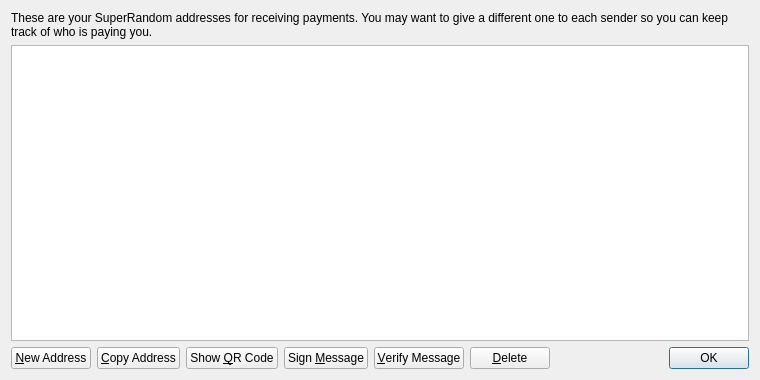
<?xml version="1.0" encoding="UTF-8"?>
<ui version="4.0">
 <class>AddressBookPage</class>
 <widget class="QWidget" name="AddressBookPage">
  <property name="geometry">
   <rect>
    <x>0</x>
    <y>0</y>
    <width>760</width>
    <height>380</height>
   </rect>
  </property>
  <property name="windowTitle">
   <string>Address Book</string>
  </property>
  <layout class="QVBoxLayout" name="verticalLayout">
   <item>
    <widget class="QLabel" name="labelExplanation">
     <property name="text">
      <string>These are your SuperRandom addresses for receiving payments. You may want to give a different one to each sender so you can keep track of who is paying you.</string>
     </property>
     <property name="textFormat">
      <enum>Qt::PlainText</enum>
     </property>
     <property name="wordWrap">
      <bool>true</bool>
     </property>
    </widget>
   </item>
   <item>
    <widget class="QTableView" name="tableView">
     <property name="contextMenuPolicy">
      <enum>Qt::CustomContextMenu</enum>
     </property>
     <property name="toolTip">
      <string>Double-click to edit address or label</string>
     </property>
     <property name="tabKeyNavigation">
      <bool>false</bool>
     </property>
     <property name="alternatingRowColors">
      <bool>true</bool>
     </property>
     <property name="selectionMode">
      <enum>QAbstractItemView::SingleSelection</enum>
     </property>
     <property name="selectionBehavior">
      <enum>QAbstractItemView::SelectRows</enum>
     </property>
     <property name="sortingEnabled">
      <bool>true</bool>
     </property>
     <attribute name="verticalHeaderVisible">
      <bool>false</bool>
     </attribute>
    </widget>
   </item>
   <item>
    <layout class="QHBoxLayout" name="horizontalLayout">
     <item>
      <widget class="QPushButton" name="newAddressButton">
       <property name="toolTip">
        <string>Create a new address</string>
       </property>
       <property name="text">
        <string>&amp;New Address</string>
       </property>
       <property name="icon">
        <iconset resource="../bitcoin.qrc">
         <normaloff>:/icons/add</normaloff>:/icons/add</iconset>
       </property>
      </widget>
     </item>
     <item>
      <widget class="QPushButton" name="copyToClipboard">
       <property name="toolTip">
        <string>Copy the currently selected address to the system clipboard</string>
       </property>
       <property name="text">
        <string>&amp;Copy Address</string>
       </property>
       <property name="icon">
        <iconset resource="../bitcoin.qrc">
         <normaloff>:/icons/editcopy</normaloff>:/icons/editcopy</iconset>
       </property>
      </widget>
     </item>
     <item>
      <widget class="QPushButton" name="showQRCode">
       <property name="text">
        <string>Show &amp;QR Code</string>
       </property>
       <property name="icon">
        <iconset resource="../bitcoin.qrc">
         <normaloff>:/icons/qrcode</normaloff>:/icons/qrcode</iconset>
       </property>
      </widget>
     </item>
     <item>
      <widget class="QPushButton" name="signMessage">
       <property name="toolTip">
        <string>Sign a message to prove you own a SuperRandom address</string>
       </property>
       <property name="text">
        <string>Sign &amp;Message</string>
       </property>
       <property name="icon">
        <iconset resource="../bitcoin.qrc">
         <normaloff>:/icons/edit</normaloff>:/icons/edit</iconset>
       </property>
      </widget>
     </item>
     <item>
      <widget class="QPushButton" name="verifyMessage">
       <property name="toolTip">
        <string>Verify a message to ensure it was signed with a specified SuperRandom address</string>
       </property>
       <property name="text">
        <string>&amp;Verify Message</string>
       </property>
       <property name="icon">
        <iconset resource="../bitcoin.qrc">
         <normaloff>:/icons/transaction_0</normaloff>:/icons/transaction_0</iconset>
       </property>
      </widget>
     </item>
     <item>
      <widget class="QPushButton" name="deleteButton">
       <property name="toolTip">
        <string>Delete the currently selected address from the list</string>
       </property>
       <property name="text">
        <string>&amp;Delete</string>
       </property>
       <property name="icon">
        <iconset resource="../bitcoin.qrc">
         <normaloff>:/icons/remove</normaloff>:/icons/remove</iconset>
       </property>
      </widget>
     </item>
     <item>
      <spacer name="horizontalSpacer">
       <property name="orientation">
        <enum>Qt::Horizontal</enum>
       </property>
       <property name="sizeHint" stdset="0">
        <size>
         <width>40</width>
         <height>20</height>
        </size>
       </property>
      </spacer>
     </item>
     <item>
      <widget class="QDialogButtonBox" name="buttonBox">
       <property name="sizePolicy">
        <sizepolicy hsizetype="Maximum" vsizetype="Fixed">
         <horstretch>0</horstretch>
         <verstretch>0</verstretch>
        </sizepolicy>
       </property>
       <property name="standardButtons">
        <set>QDialogButtonBox::Ok</set>
       </property>
      </widget>
     </item>
    </layout>
   </item>
  </layout>
 </widget>
 <resources>
  <include location="../bitcoin.qrc"/>
 </resources>
 <connections/>
</ui>
